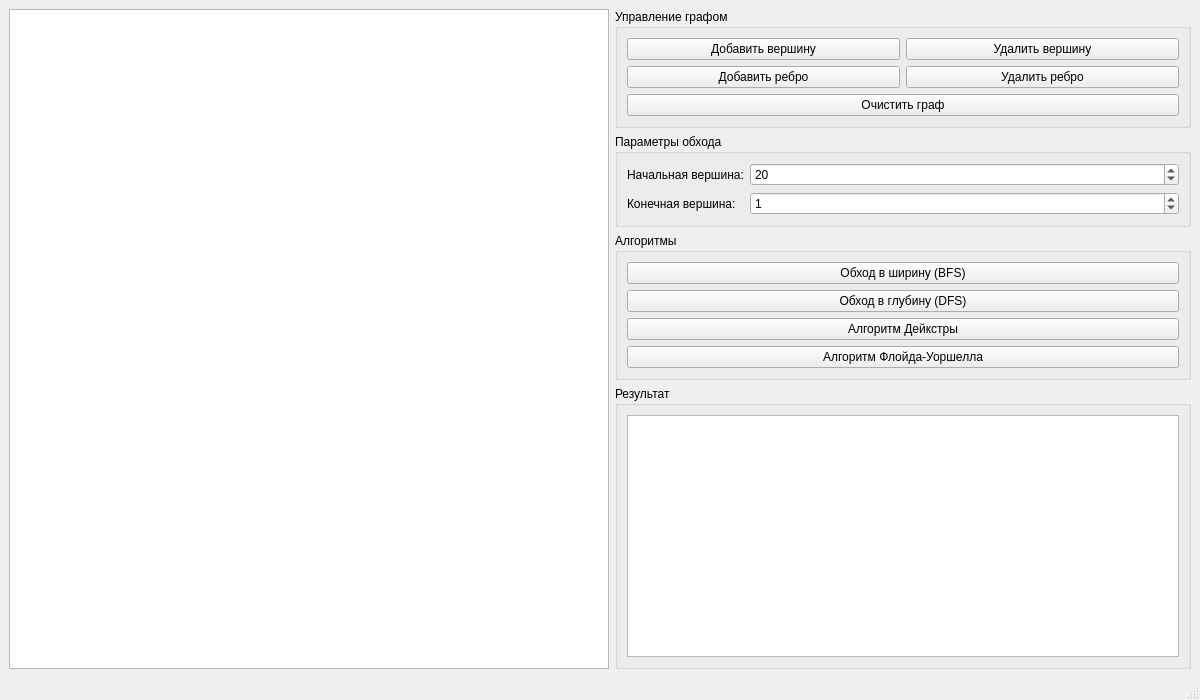
<?xml version="1.0" encoding="UTF-8"?>
<ui version="4.0">
 <class>MainWindow</class>
 <widget class="QMainWindow" name="MainWindow">
  <property name="geometry">
   <rect>
    <x>0</x>
    <y>0</y>
    <width>1200</width>
    <height>700</height>
   </rect>
  </property>
  <property name="windowTitle">
   <string>Лабораторная работа: Обход графов (Вариант 20)</string>
  </property>
  <widget class="QWidget" name="centralwidget">
   <layout class="QHBoxLayout" name="horizontalLayout">
    <item>
     <widget class="QGraphicsView" name="graphicsView">
      <property name="minimumSize">
       <size>
        <width>600</width>
        <height>500</height>
       </size>
      </property>
     </widget>
    </item>
    <item>
     <layout class="QVBoxLayout" name="verticalLayout_2">
      <item>
       <widget class="QGroupBox" name="groupBox">
        <property name="title">
         <string>Управление графом</string>
        </property>
        <layout class="QVBoxLayout" name="verticalLayout">
         <item>
          <layout class="QHBoxLayout" name="horizontalLayout_2">
           <item>
            <widget class="QPushButton" name="addVertexButton">
             <property name="text">
              <string>Добавить вершину</string>
             </property>
            </widget>
           </item>
           <item>
            <widget class="QPushButton" name="removeVertexButton">
             <property name="text">
              <string>Удалить вершину</string>
             </property>
            </widget>
           </item>
          </layout>
         </item>
         <item>
          <layout class="QHBoxLayout" name="horizontalLayout_3">
           <item>
            <widget class="QPushButton" name="addEdgeButton">
             <property name="text">
              <string>Добавить ребро</string>
             </property>
            </widget>
           </item>
           <item>
            <widget class="QPushButton" name="removeEdgeButton">
             <property name="text">
              <string>Удалить ребро</string>
             </property>
            </widget>
           </item>
          </layout>
         </item>
         <item>
          <widget class="QPushButton" name="clearButton">
           <property name="text">
            <string>Очистить граф</string>
           </property>
          </widget>
         </item>
        </layout>
       </widget>
      </item>
      <item>
       <widget class="QGroupBox" name="groupBox_2">
        <property name="title">
         <string>Параметры обхода</string>
        </property>
        <layout class="QFormLayout" name="formLayout">
         <item row="0" column="0">
          <widget class="QLabel" name="label">
           <property name="text">
            <string>Начальная вершина:</string>
           </property>
          </widget>
         </item>
         <item row="0" column="1">
          <widget class="QSpinBox" name="startVertexSpinBox">
           <property name="minimum">
            <number>0</number>
           </property>
           <property name="maximum">
            <number>999</number>
           </property>
           <property name="value">
            <number>20</number>
           </property>
          </widget>
         </item>
         <item row="1" column="0">
          <widget class="QLabel" name="label_2">
           <property name="text">
            <string>Конечная вершина:</string>
           </property>
          </widget>
         </item>
         <item row="1" column="1">
          <widget class="QSpinBox" name="endVertexSpinBox">
           <property name="minimum">
            <number>0</number>
           </property>
           <property name="maximum">
            <number>999</number>
           </property>
           <property name="value">
            <number>1</number>
           </property>
          </widget>
         </item>
        </layout>
       </widget>
      </item>
      <item>
       <widget class="QGroupBox" name="groupBox_3">
        <property name="title">
         <string>Алгоритмы</string>
        </property>
        <layout class="QVBoxLayout" name="verticalLayout_3">
         <item>
          <widget class="QPushButton" name="bfsButton">
           <property name="text">
            <string>Обход в ширину (BFS)</string>
           </property>
          </widget>
         </item>
         <item>
          <widget class="QPushButton" name="dfsButton">
           <property name="text">
            <string>Обход в глубину (DFS)</string>
           </property>
          </widget>
         </item>
         <item>
          <widget class="QPushButton" name="dijkstraButton">
           <property name="text">
            <string>Алгоритм Дейкстры</string>
           </property>
          </widget>
         </item>
         <item>
          <widget class="QPushButton" name="floydButton">
           <property name="text">
            <string>Алгоритм Флойда-Уоршелла</string>
           </property>
          </widget>
         </item>
        </layout>
       </widget>
      </item>
      <item>
       <widget class="QGroupBox" name="groupBox_4">
        <property name="title">
         <string>Результат</string>
        </property>
        <layout class="QVBoxLayout" name="verticalLayout_4">
         <item>
          <widget class="QTextEdit" name="resultText">
           <property name="readOnly">
            <bool>true</bool>
           </property>
          </widget>
         </item>
        </layout>
       </widget>
      </item>
     </layout>
    </item>
   </layout>
  </widget>
  <widget class="QMenuBar" name="menubar">
   <property name="geometry">
    <rect>
     <x>0</x>
     <y>0</y>
     <width>1200</width>
     <height>22</height>
    </rect>
   </property>
  </widget>
  <widget class="QStatusBar" name="statusbar"/>
 </widget>
 <resources/>
 <connections/>
</ui>
